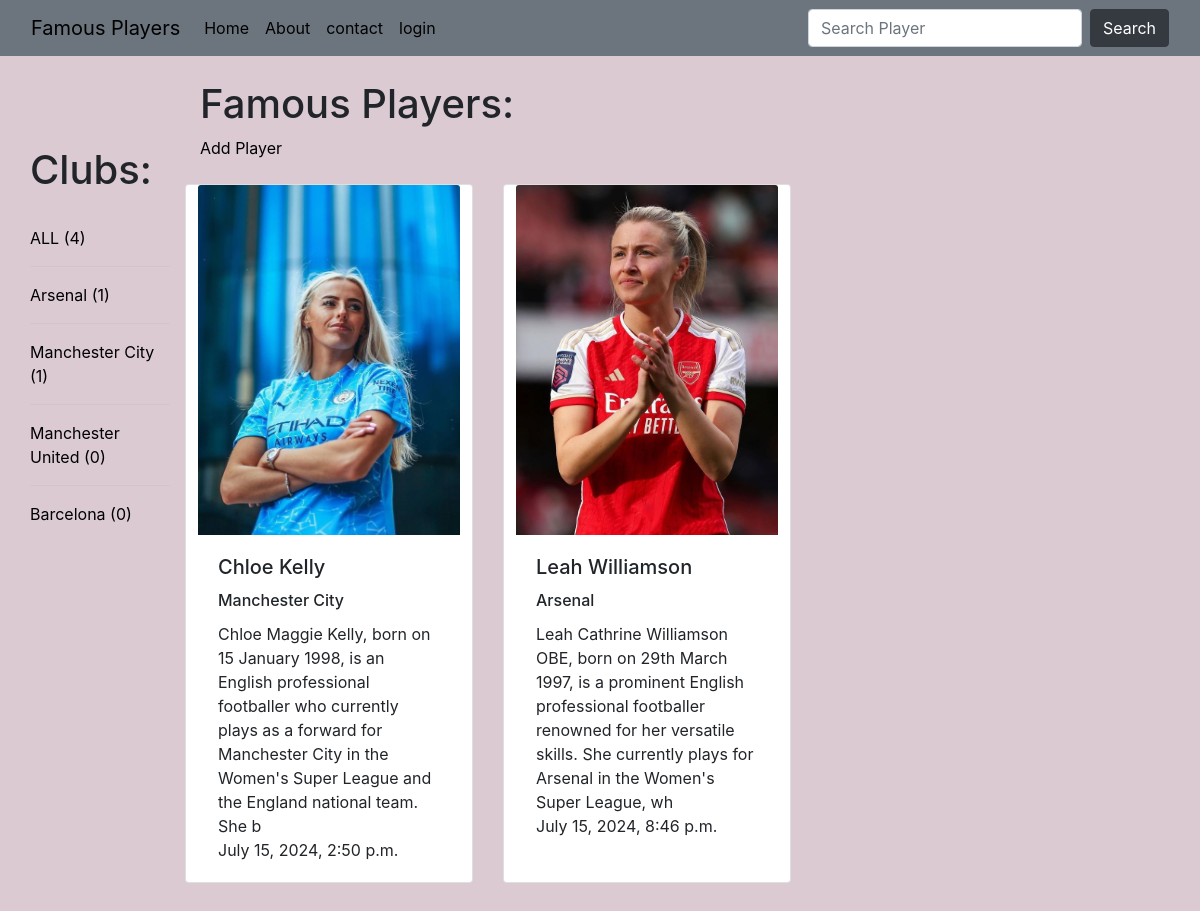
The page / on the database its author committed.
### base/models.py (models this page shows, shortened)
class Club(models.Model):
        name=models.CharField(max_length=100)
        def __str__(self):
                return self.name

class Player(models.Model):
        player_id = models.AutoField(primary_key=True)
        first_name = models.CharField(max_length=100)
        last_name = models.CharField(max_length=100)
        date_of_birth = models.DateField()
        nation =models.ForeignKey(Nation, on_delete=models.SET("Unknown"), related_name='players')
        position = models.CharField(max_length=50)
        club = models.ForeignKey(Club, on_delete=models.SET("Unknown"), related_name='players')
        previous_clubs = models.TextField()
        international_caps = models.IntegerField()  # IntegerField for whole numbers
        goals_scored = models.IntegerField()  # IntegerField for whole numbers
        height = models.FloatField()  # FloatField for floating-point numbers
        weight = models.FloatField()  # FloatField for floating-point numbers
        preferred_foot = models.CharField(max_length=10)
        biography = models.TextField()
        achievements = models.TextField()
        picture = models.ImageField(blank=True,null=True)
        creator = models.ForeignKey('User', on_delete=models.SET("Unknown Creator"))
        created=models.DateTimeField(auto_now_add=True)
        class Meta:
            ordering= ['first_name']

### base/views.py (the view)
# urls.py: path('',views.home, name='home'),
def home(request):
    p=request.GET.get("p") if request.GET.get('p') != None else ""
    players= Player.objects.filter(Q(first_name__icontains=p) | Q(last_name__icontains=p) |Q(nation__name__icontains=p)| Q(club__name__icontains=p) )
    clubs=Club.objects.all()
    heading="Famous Players:"
    context= {"players":players, "heading":heading, "clubs":clubs}
    return render(request, 'base/home.html', context)

### base/templates/base/home.html (shortened to what this page needs)
{% extends 'main.html' %}
{% block content %}
 {% include 'base/players.html' %}
{% endblock %}

### base/templates/base/players.html (shortened to what this page needs)
<!DOCTYPE html>
<html>
<head>
    <link rel="stylesheet" href="https://maxcdn.bootstrapcdn.com/bootstrap/4.5.2/css/bootstrap.min.css">
</head>
<body>
<div class="home_container">
    <div class="clubs">
        <h1>Clubs:</h1>
        <br>
        <a href="{{ request.path }}">ALL ({{ clubs.count }})</a>
        {% for club in clubs %}
            <hr>
            <a href="{{ request.path }}?p={{ club.name }}">{{ club }} ({{ club.players.count }})</a>
        {% endfor %}
    </div>
    <div>
        <br>
        <div class="centered-content">
            <h1>{{ heading }}</h1>
        </div>
        <a href="{% url 'add' %}">Add Player</a>
        <br>
        <br>
        <div class="row">
            {% for player in players %}
                <div class="card">
                    <img src="{{ player.picture.url }}" class="card-img-top" alt="..." style="width: 100%; height: 350px; object-fit: cover;">
                    <div class="card-body">
                        <h5 class="card-title">{{ player.first_name }} {{ player.last_name }}</h5>
                        <h6 class="card-title">{{ player.club }}</h6>
                        <p class="card-text">{{ player.biography|slice:"0:200" }}<br>{{player.created}}</p>
                    </div>
                </div>
            {% endfor %}
        </div>
    </div>
</div>
</body>
</html>

### static/styles/styles.css (style rules this page uses)
body { background-color: #DBCAD2 ; }
a { text-decoration: none; color: black; }

### base/templates/base/players.html (style rules this page uses)
.home_container { display: grid; grid-template-columns: 1fr 5fr }
.clubs { margin: 90px 30px; }
.row { display: flex; flex-wrap: wrap; }
.card { margin-bottom: 30px; margin-right: 30px; width: 18rem; }
body { background-color: #DBCAD2 ; }
a { text-decoration: none; color: black; }

### rows shown on the page
Club: name "Arsenal", players.count "1"
Club: name "Manchester City", players.count "1"
Club: name "Manchester United", players.count "0"
Club: name "Barcelona", players.count "0"
Player: picture (picture), first_name "Chloe", last_name "Kelly", club "Manchester City", biography "Chloe Maggie Kelly, born on 15 January 1998, is an English professional footballer who currently plays as a forward for Manchester City in the Women's Super League and the England national team. She b", created "July 15, 2024, 2:50 p.m."
Player: picture (picture), first_name "Leah", last_name "Williamson", club "Arsenal", biography "Leah Cathrine Williamson OBE, born on 29th March 1997, is a prominent English professional footballer renowned for her versatile skills. She currently plays for Arsenal in the Women's Super League, wh", created "July 15, 2024, 8:46 p.m."

### other values the page prints
{{ clubs.count }} "4"
{{ heading }} "Famous Players:"
